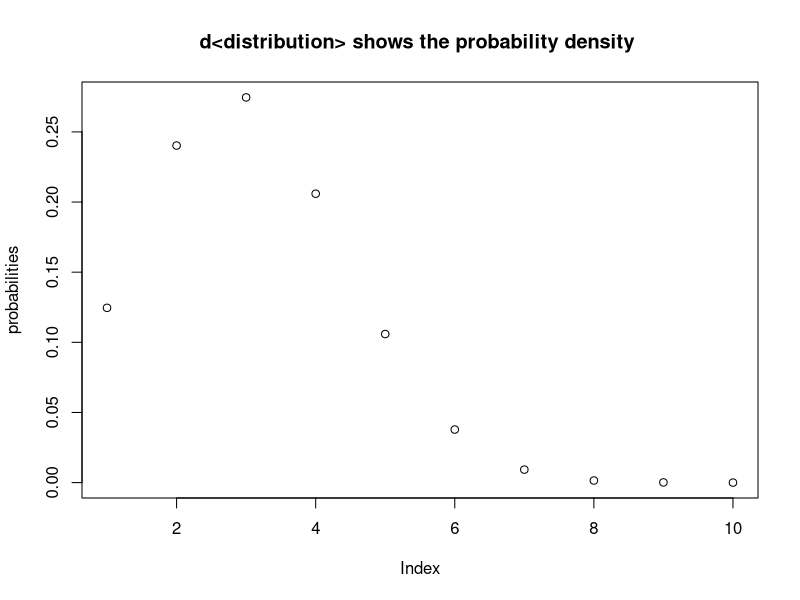
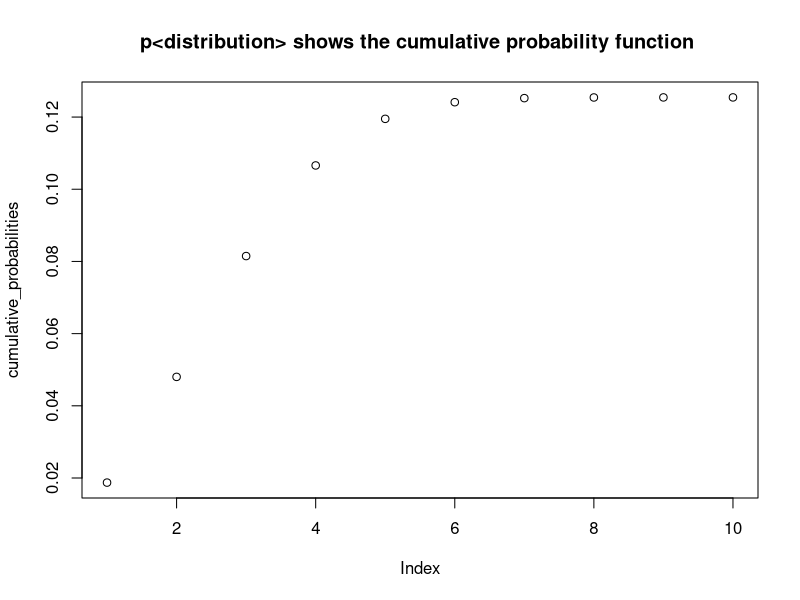

Recreate these plots in R, in order.
successes <- seq(1,10)
probabilities <- dbinom(successes, 10, 0.30)
probabilities <- probabilities / sum(probabilities)
plot(probabilities, main="d<distribution> shows the probability density ")

successes <- seq(1,10)
cumulative_probabilities <- pbinom(successes, 10, 0.30)
cumulative_probabilities <- cumulative_probabilities / sum(cumulative_probabilities)
plot(cumulative_probabilities, main="p<distribution> shows the cumulative probability function ")

# 90% of the probability is between 1 and 5 successes
qbinom(c(0.05, 0.95), 10, 0.30)
